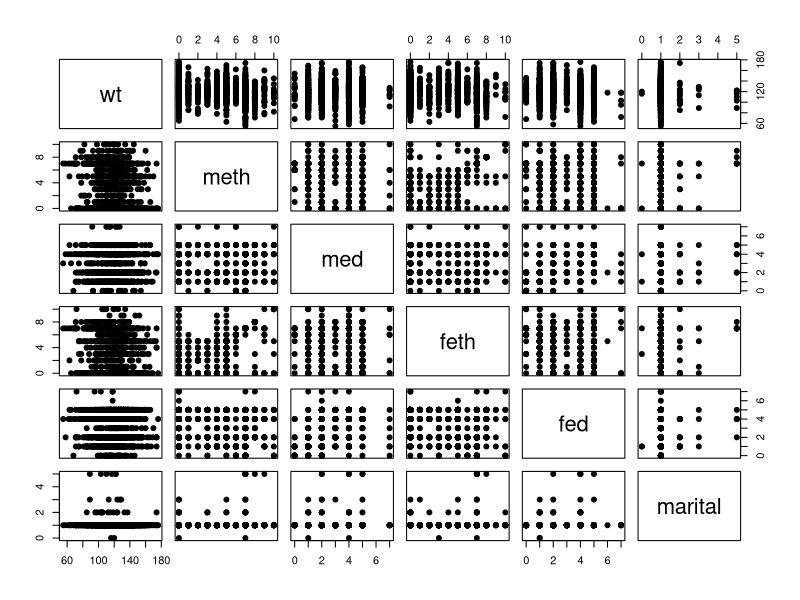
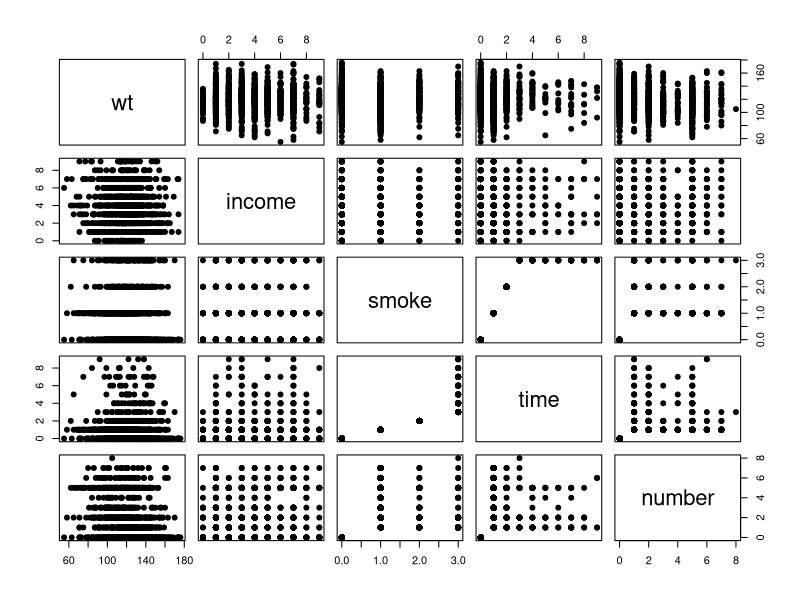
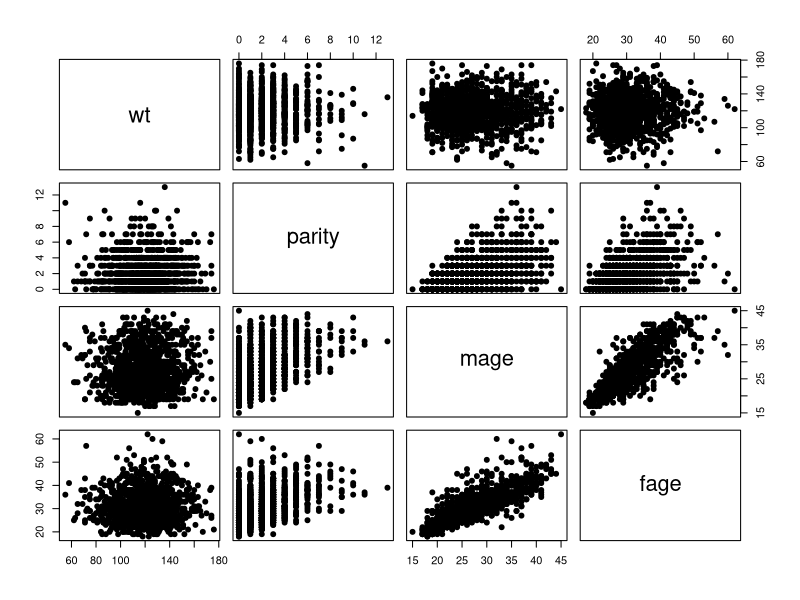
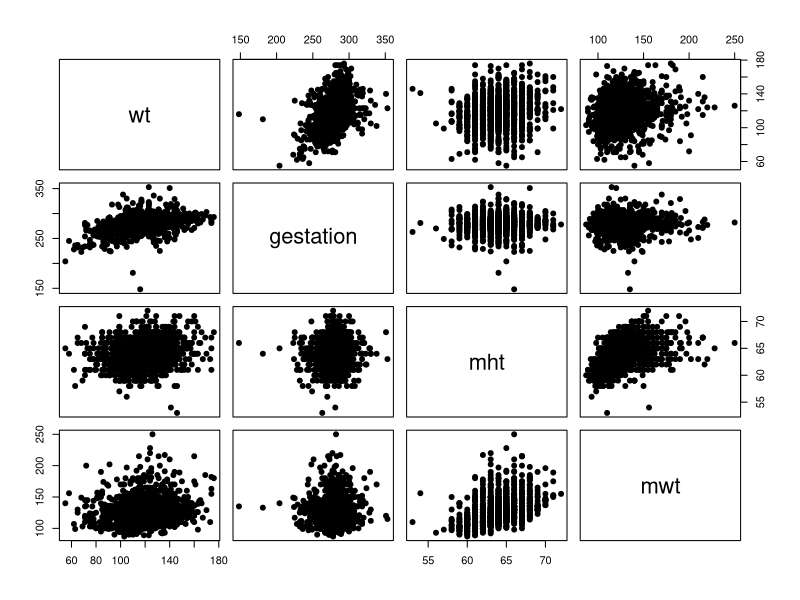
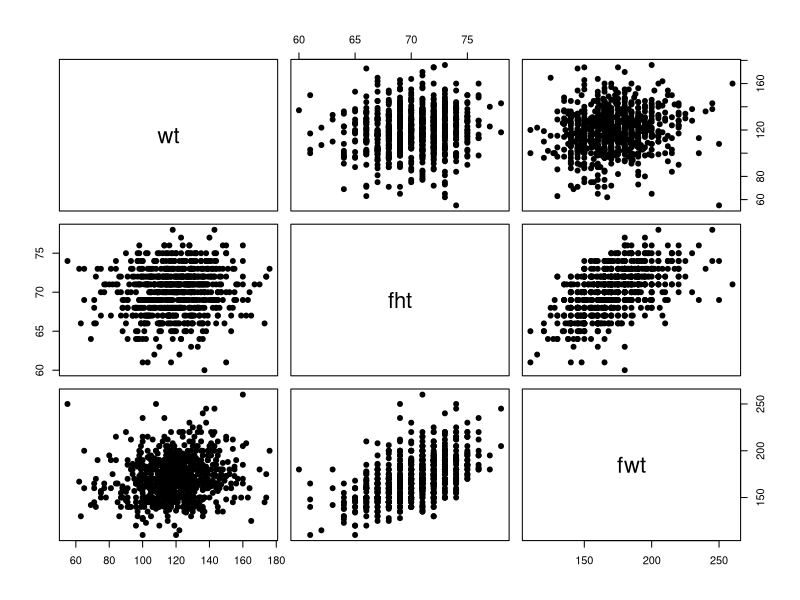

Write the R code that produced these figures, in order.
## ---- chunk 1
knitr::opts_chunk$set(echo = TRUE)
## ---- chunk 2
cat.inds <- c(4,6,9,11,14,15,16,17,18)
discr.inds <- c(3, 5, 10 )
cts.inds <- c(1, 2,7,8,12,13)
births <- read.csv("chds_births.csv")
## ---- chunk 3
pairs(births[, c(1, 4, 6, 9, 11, 14)], pch=19)
## ---- chunk 4
pairs(births[, c(1, 15, 16, 17, 18)], pch=19)
## ---- chunk 5
pairs(births[, c(1, 3, 5, 10)], pch=19)
## ---- chunk 6
pairs(births[, c(1, 2,7,8)], pch=19)
## ---- chunk 7
pairs(births[, c(1, 12, 13)], pch=19)
## ---- chunk 8
summary(births)
